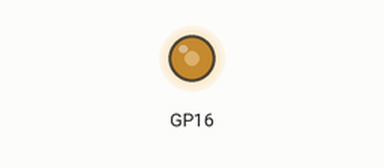
Simulated run of this program. Board: Raspberry Pi Pico running MicroPython. On the bench: output pins drawn as LEDs (lit = HIGH). At 3.0 s the program stops and its outputs stay as they are.

Above: at 0.1 s.
At 2.1 s:
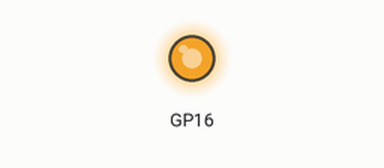
At 3.1 s:
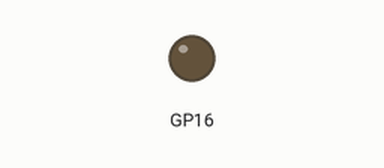
Timing chart, 0 to 4.5 s (numbered marks = the images above):
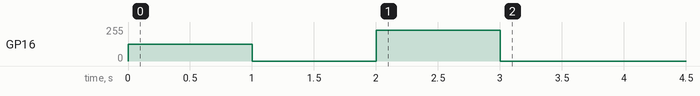

The program:

unimotor.py
```python
from machine import Pin, PWM
from time import sleep
class Motor:
    def __init__(self, pinNo):
        self.gpio = pinNo
        self._on = False
        self.speed=0
        self.pwm1=PWM(Pin(pinNo))
        self.pwm1.freq(2000)
        self.pwm1.duty_u16(0)
    def setSpeed(self,s):
        self._on=True
        self.speed=s
        self.pwm1.duty_u16(int(65535*s/100))
    def off(self):
        self._on=False
        self.pwm1.duty_u16(0)
    def on(self):
        self._on=True
        self.pwm1.duty_u16(int(65535*self.speed/100))
motor=Motor(16)
motor.setSpeed(50)
sleep(1)
motor.off()
sleep(1)
motor.setSpeed(90)
sleep(1)
motor.off()
```

Measured:
- by itself, GP16: 0/255 → 127/255 at 0.00 s, → 0/255 1.0 s later, → 229/255 1.0 s later, → 0/255 1.0 s later
